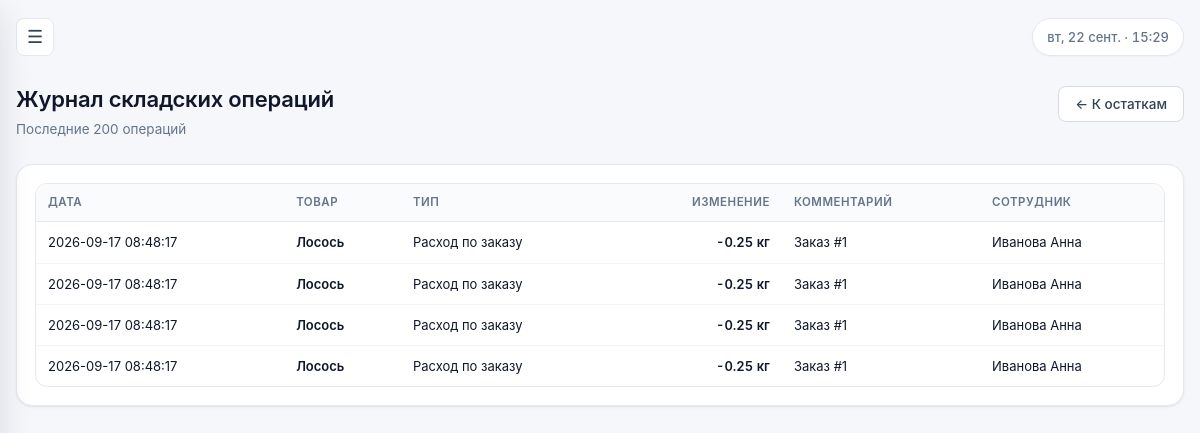
/warehouse/movements (signed in), run on an earlier commit of the app's database.
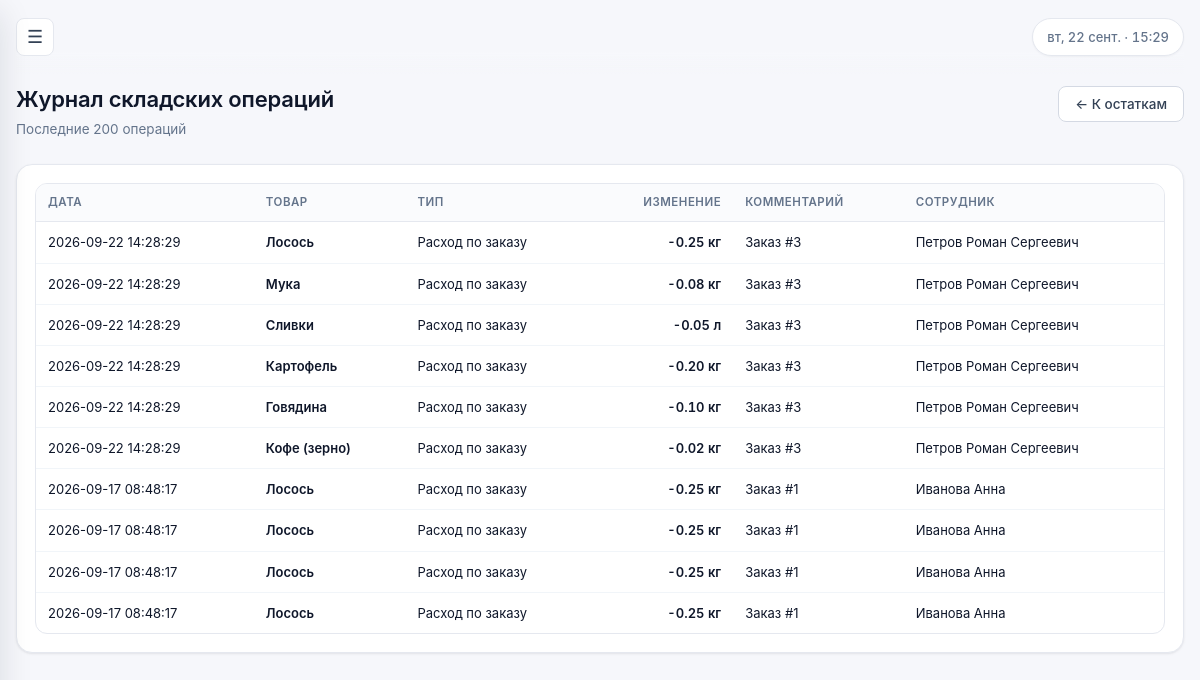
And on a later commit of the database.
### tables this page shows
CREATE TABLE stock_movements (
    id INTEGER PRIMARY KEY AUTOINCREMENT,
    ingredient_id INTEGER NOT NULL REFERENCES ingredients(id) ON DELETE CASCADE,
    qty_change REAL NOT NULL,
    reason TEXT NOT NULL CHECK (reason IN ('receipt', 'writeoff', 'inventory', 'order')),
    comment TEXT,
    user_id INTEGER REFERENCES users(id) ON DELETE SET NULL,
    created_at TEXT NOT NULL DEFAULT (datetime('now'))
);

CREATE TABLE ingredients (
    id INTEGER PRIMARY KEY AUTOINCREMENT,
    name TEXT UNIQUE NOT NULL,
    unit TEXT NOT NULL DEFAULT 'кг',
    stock_qty REAL NOT NULL DEFAULT 0,
    min_qty REAL NOT NULL DEFAULT 0
);

CREATE TABLE users (
    id INTEGER PRIMARY KEY AUTOINCREMENT,
    username TEXT UNIQUE NOT NULL,
    password_hash TEXT NOT NULL,
    full_name TEXT NOT NULL,
    role TEXT NOT NULL CHECK (role IN ('admin', 'waiter', 'cook', 'bartender', 'storekeeper', 'accountant')),
    is_active INTEGER NOT NULL DEFAULT 1,
    created_at TEXT NOT NULL DEFAULT (datetime('now'))
);

### app.py (the view)
@warehouse.route("/movements")
@roles_required("storekeeper", "accountant")
def movements():
    db = get_db()
    rows = db.execute(
        """
        SELECT sm.*, i.name AS ingredient_name, i.unit, u.full_name AS user_name
        FROM stock_movements sm
        JOIN ingredients i ON i.id = sm.ingredient_id
        LEFT JOIN users u ON u.id = sm.user_id
        ORDER BY sm.created_at DESC LIMIT 200
        """
    ).fetchall()
    return render_template("warehouse/movements.html", movements=rows)

### app.py (called while the page is built)
def get_db():
    if "db" not in g:
        g.db = sqlite3.connect(
            Config.DATABASE,
            detect_types=sqlite3.PARSE_DECLTYPES,
        )
        g.db.row_factory = sqlite3.Row
        g.db.execute("PRAGMA foreign_keys = ON")
    return g.db

def roles_required(*roles):
    def decorator(view):
        @functools.wraps(view)
        def wrapped(*args, **kwargs):
            if g.user is None:
                return redirect(url_for("auth.login", next=request.path))
            if g.user["role"] not in roles and g.user["role"] != "admin":
                flash("Недостаточно прав для выполнения этого действия.", "error")
                return redirect(url_for("index"))
            return view(*args, **kwargs)
        return wrapped
    return decorator

@auth.before_app_request
def load_logged_in_user():
    user_id = session.get("user_id")
    if user_id is None:
        g.user = None
        return
    db = get_db()
    g.user = db.execute(
        "SELECT * FROM users WHERE id = ? AND is_active = 1", (user_id,)
    ).fetchone()
    if g.user is None:
        session.clear()

### templates/warehouse/movements.html (shortened to what this page needs)
{% extends "base.html" %}
{% block content %}
{% set reason_labels = {
    'receipt':   'Приход',
    'writeoff':  'Списание',
    'inventory': 'Инвентаризация',
    'order':     'Расход по заказу'
} %}
<div class="page-header">
    <div>
        <h1>Журнал складских операций</h1>
        <p class="subtitle">Последние 200 операций</p>
    </div>
    <a class="btn btn--secondary" href="{{ url_for('warehouse.stock') }}">← К остаткам</a>
</div>
<div class="card">
    <div class="table-wrap">
        <table class="data-table">
            <thead>
                <tr>
                    <th scope="col">Дата</th>
                    <th scope="col">Товар</th>
                    <th scope="col">Тип</th>
                    <th scope="col" class="ta-right">Изменение</th>
                    <th scope="col">Комментарий</th>
                    <th scope="col">Сотрудник</th>
                </tr>
            </thead>
            <tbody>
            {% for m in movements %}
                <tr>
                    <td class="text-muted nowrap">{{ m['created_at'] }}</td>
                    <td class="cell-title">{{ m['ingredient_name'] }}</td>
                    <td>{{ reason_labels.get(m['reason'], m['reason']) }}</td>
                    <td class="ta-right cell-price">
                        {{ '%+.2f'|format(m['qty_change']) }} {{ m['unit'] }}
                    </td>
                    <td class="text-muted">{{ m['comment'] or '—' }}</td>
                    <td class="text-muted">{{ m['user_name'] or '—' }}</td>
                </tr>
            {% else %}
                <tr>
                    <td colspan="6" class="empty-state">Операций пока нет</td>
                </tr>
            {% endfor %}
            </tbody>
        </table>
    </div>
</div>
{% endblock %}

What changed in the data, as far as the page shows it:
added stock_movements: created_at "2026-09-22 14:28:29", ingredient_name "Лосось", get "Расход по заказу", qty_change "-0.25", unit "кг", comment "Заказ #3", full_name "Петров Роман Сергеевич"
added stock_movements: created_at "2026-09-22 14:28:29", ingredient_name "Мука", get "Расход по заказу", qty_change "-0.08", unit "кг", comment "Заказ #3", full_name "Петров Роман Сергеевич"
added stock_movements: created_at "2026-09-22 14:28:29", ingredient_name "Сливки", get "Расход по заказу", qty_change "-0.05", unit "л", comment "Заказ #3", full_name "Петров Роман Сергеевич"
added stock_movements: created_at "2026-09-22 14:28:29", ingredient_name "Картофель", get "Расход по заказу", qty_change "-0.20", unit "кг", comment "Заказ #3", full_name "Петров Роман Сергеевич"
added stock_movements: created_at "2026-09-22 14:28:29", ingredient_name "Говядина", get "Расход по заказу", qty_change "-0.10", unit "кг", comment "Заказ #3", full_name "Петров Роман Сергеевич"
added stock_movements: created_at "2026-09-22 14:28:29", ingredient_name "Кофе (зерно)", get "Расход по заказу", qty_change "-0.02", unit "кг", comment "Заказ #3", full_name "Петров Роман Сергеевич"
